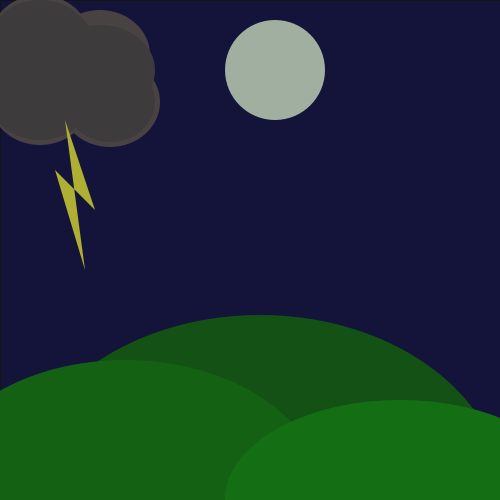
Frame 1 (no input)
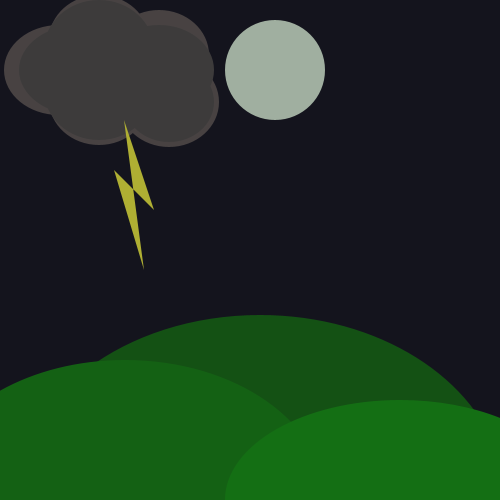
Frame 60 (the mouse pressed at the canvas centre just before this capture)
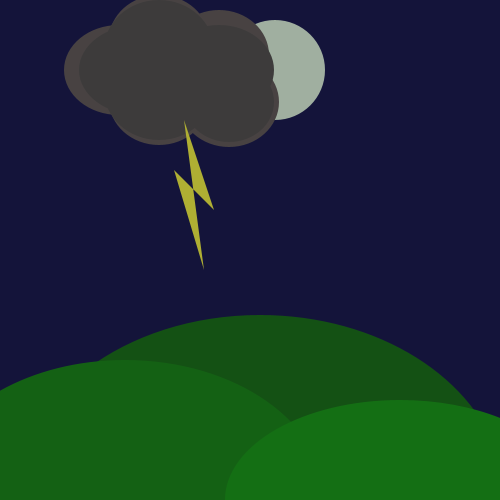
Frame 120 (the mouse held since frame 60 and released just before this capture)

The Processing sketch that drew these frames (run headless with seeded random() and noise(); from frame 60 on, the mouse is pressed at the canvas centre):

// Processing sketch: processing_161699
// ── processing_161699.pde

//Jessica Peters
//Storm
//For this sketch, I created a storm cloud moving across the night sky as it flashes in response to bolts of lightning.

float xA = 275;
float yA = 70;
boolean clouds = true;
float xB = 0;
float yB = 70;
int speedxB = 1;
boolean lightningBolt = true;
float xV= 65;
float yV = 120;
int speedxV = 1;

void setup() {
size(500,500);
background(0,127,230);
}

void draw() {
background(0, 127, 230);

fill(0, 0, random(0, 100));
rect(0,0, width, height);
noStroke();
fill(0,100,0);
ellipse(260, 500, 490, 370);

fill(0,127,0);
ellipse(125, 500, 400, 280);

fill(0,150,0);
ellipse(400, 500, 350, 200);

fill(230, 255, 230);
ellipse(xA,yA, 100, 100);

  fill(#554C4C);
  ellipse(xB, yB, 110, 90);
  ellipse(xB + 40, yB - 30, 100, 90);
  ellipse(xB + 100, yB - 15, 100, 90);
  ellipse(xB + 40, yB + 30, 100, 90);
  ellipse(xB + 110, yB + 32, 100, 90);
  
  fill(#434040); 
  ellipse(xB+20, yB, 120, 90);
  ellipse(xB + 40, yB - 20, 110, 100);
  ellipse(xB + 100, yB, 110, 90);
  ellipse(xB + 40, yB + 20, 110, 100);
  ellipse(xB + 110, yB + 32, 90, 80);
  
 beginShape();
 fill(255,255, 51);
 noStroke();
 vertex(xV, yV);
 vertex(xV + 30, yV + 90);
 vertex(xV - 10, yV + 50);
 vertex(xV +20, yV + 150);
 endShape(CLOSE);
  
  if (clouds) {
    xB = xB + speedxB;
    if (xB <= 0); {
      clouds = true;
    }
  }
  
   xB = xB + speedxB/2;
   if(xB > 250) {
     xB = 250;
  }
   if (lightningBolt) {
   xV = xV + speedxB;
   if (xV <= 315); {
     lightningBolt = true;
   }
  }
   xV = xV + speedxB/2;
   if(xV > 315) {
     xV = 315;
   }

fill(50,100);
rect(0,0,width,height);
}




  

  
